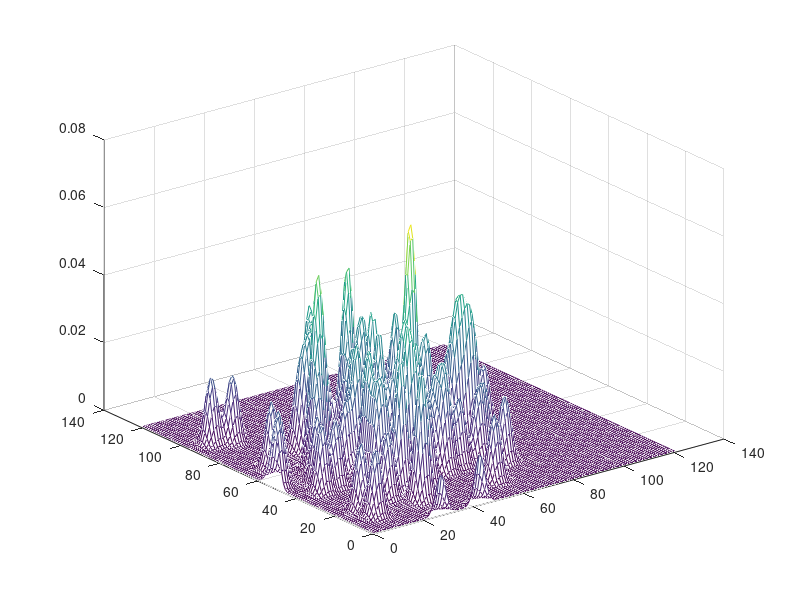

MATLAB code for this plot: (Note: a time limit stopped this script after it produced the figure.)
clear;
clc;
load('hw3.mat');

data1 = hw3_2_1;
data2 = hw3_2_2;

x1 = -4:0.1:8;
x2 = -4:0.1:8;

h1 = 2;

n = size(data1, 2);

hn = h1 / sqrt(n);

l = 0;
for i = -4:0.1:8
    l = l+1;
    m=0;
    for j = -4:0.1:8
        m=m+1;
        p1(l,m) = 0;
        p2(l,m) = 0;
        for k = 1:n
            xd1 = [i;j] - data1(:,k);
            xd2 = [i;j] - data2(:,k);
            xd1 = xd1(1)^2+xd1(2)^2;
            xd2 = xd2(1)^2+xd2(2)^2;
            p1(l,m) = p1(l,m) + 1/(n*hn*sqrt(2*pi))*exp(-xd1/(2*hn^2));
            p2(l,m) = p2(l,m) + 1/(n*hn*sqrt(2*pi))*exp(-xd2/(2*hn^2));
        end
        if i==1 && j==-2
            p1x = p1(l,m)
            p2x = p2(l,m)
        end
    end
end

% temp1 = zeros(size(x,2)^2,1);
% temp2 = zeros(size(x,2)^2,1);
% 
% for i = 1:n
%     x1i = repmat(data1(:,i),1,size(x,2));
%     x2i = repmat(data2(:,i),1,size(x,2));
%     temp1 = temp1 + 1/hn*phi((x-x1i)/hn);
%     temp2 = temp2 + 1/hn*phi((x-x2i)/hn);
% end

figure(1);
mesh(p1);
figure(2);
mesh(p2);


for j = 1:n
    data1_new(1,j) = data1(1,j) / sqrt(data1(1,j)^2 + data1(2,j)^2);
    data1_new(2,j) = data1(2,j) / sqrt(data1(1,j)^2 + data1(2,j)^2);
    data2_new(1,j) = data2(1,j) / sqrt(data2(1,j)^2 + data2(2,j)^2);
    data2_new(2,j) = data2(2,j) / sqrt(data2(1,j)^2 + data2(2,j)^2);
end
wk1 = data1_new;
wk2 = data2_new;

x = [1;-2];
x = [x(1)/sqrt(x(1)^2+x(2)^2);x(2)/sqrt(x(1)^2+x(2)^2)];

sigma = 0.2;
net1 = x' * wk1;
net2 = x' * wk2;

g1 = sum(exp((net1-1)/sigma^2))
g2 = sum(exp((net2-1)/sigma^2))
